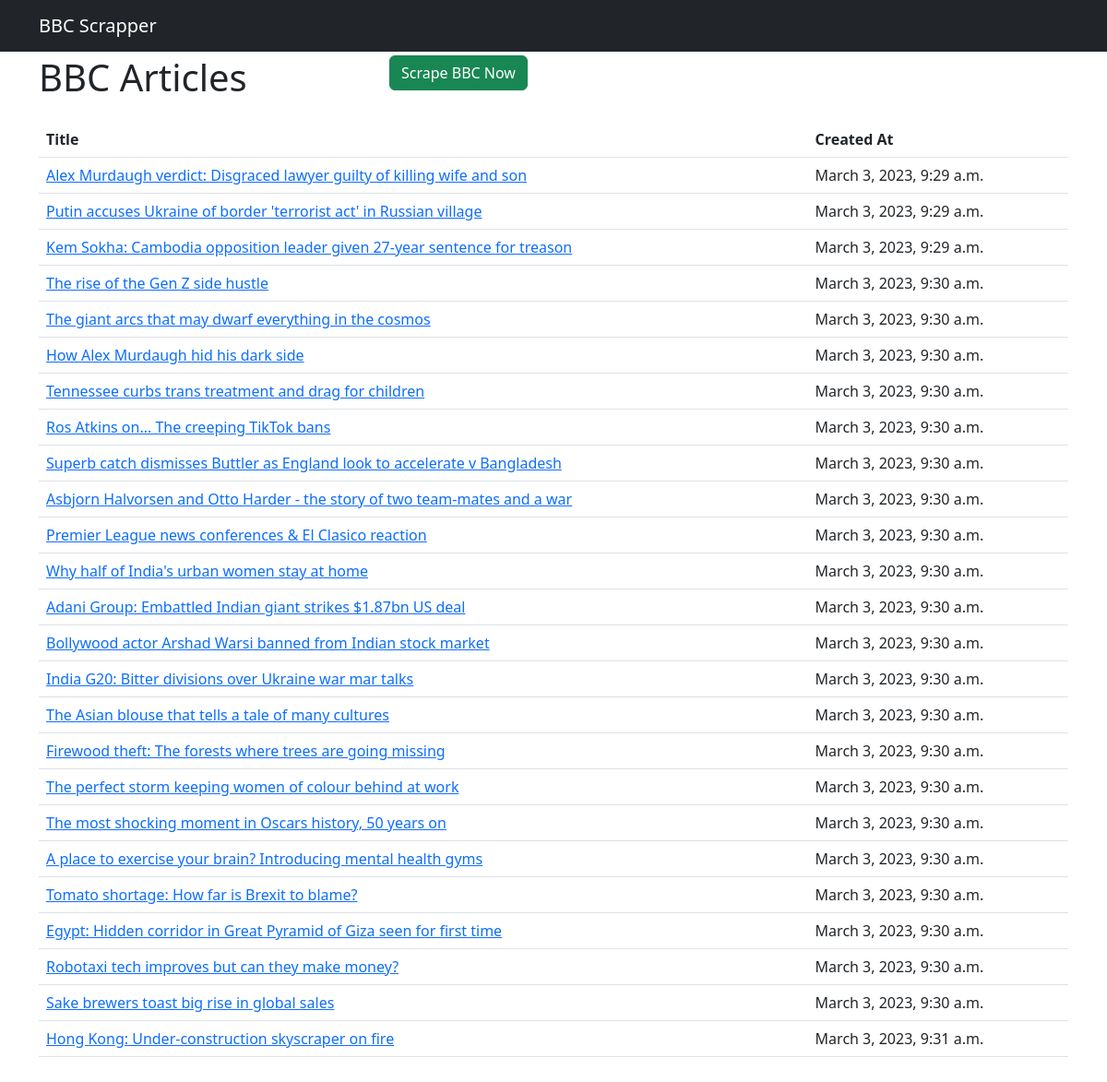
The page / on the database its author committed.
### bbc/models.py (models this page shows)
class Article(models.Model):
    url = models.URLField(unique=True)
    title = models.CharField(max_length=200)
    body = models.TextField()
    created_at = models.DateTimeField(auto_now_add=True)
    updated_at = models.DateTimeField(auto_now=True)

### bbc/views.py (the view)
# urls.py: re_path(r'^$', 				                    views.home, 		name = 'home'),
def home(request, template_name='bbc/home.html'):
    data = {}
    data['articles'] = Article.objects.all()
    return render(request, template_name, data)

### bbc/templates/bbc/home.html (shortened to what this page needs)
{% extends "bbc/layout.html" %}
{% block content %}
{% load static %}
<div class="container">
    <div class="row mt-1 mb-3">
        <div class="col-lg-4">
            <h1> BBC Articles</h1>
        </div>
        <div class="col-lg-8 text-start">
            <a class="btn btn-success" href="/scrape"> Scrape BBC Now</a>
        </div>
    </div>
    <table class="table">
        <tr>
            <th>Title</th>
            <th>Created At</th>
        </tr>
    {% for article in articles %}
        <tr>
            <td><a href='/article/{{article.id}}'>{{ article.title }}</a></td>
            <td>{{ article.created_at }}</td>
        </tr>
    {% endfor %}
    </table>
</div>
{% endblock %}

### bbc/templates/bbc/layout.html (shortened to what this page needs)
<html>
<head>
		{% include 'bbc/_static.html' %}
		{% load static %}
</head>
<body>
		{% include 'bbc/_header.html' %}
		<div class="body">
				{% block content %}{% endblock %}
		</div>
</body>
</html>

### bbc/templates/bbc/_static.html (shortened to what this page needs)
{% load static %}
<link rel="stylesheet" type="text/css" href="{% static 'bbc/css/bootstrap.min.css' %}"/>
<link rel="stylesheet" type="text/css" href="{% static 'bbc/css/custom.css' %}"/>
<link rel="stylesheet" href="https://cdn.jsdelivr.net/npm/bootstrap-icons@1.9.1/font/bootstrap-icons.css">

### bbc/templates/bbc/_header.html
<nav class="navbar navbar-expand-lg navbar-dark bg-dark">
    <div class="container">
      <a class="navbar-brand" href="/">BBC Scrapper</a>
     </div>
  </nav>

### bbc/static/bbc/css/custom.css (style rules this page uses)
html { position: relative; min-height: 100%; }
.body { padding-bottom: 50px; margin-bottom: 100px; }

### rows shown on the page
Article: title "Alex Murdaugh verdict: Disgraced lawyer guilty of killing wife and son", created_at "March 3, 2023, 9:29 a.m."
Article: title "Putin accuses Ukraine of border 'terrorist act' in Russian village", created_at "March 3, 2023, 9:29 a.m."
Article: title "Kem Sokha: Cambodia opposition leader given 27-year sentence for treason", created_at "March 3, 2023, 9:29 a.m."
Article: title "The rise of the Gen Z side hustle", created_at "March 3, 2023, 9:30 a.m."
Article: title "The giant arcs that may dwarf everything in the cosmos", created_at "March 3, 2023, 9:30 a.m."
Article: title "How Alex Murdaugh hid his dark side", created_at "March 3, 2023, 9:30 a.m."
Article: title "Tennessee curbs trans treatment and drag for children", created_at "March 3, 2023, 9:30 a.m."
Article: title "Ros Atkins on... The creeping TikTok bans", created_at "March 3, 2023, 9:30 a.m."
Article: title "Superb catch dismisses Buttler as England look to accelerate v Bangladesh", created_at "March 3, 2023, 9:30 a.m."
Article: title "Asbjorn Halvorsen and Otto Harder - the story of two team-mates and a war", created_at "March 3, 2023, 9:30 a.m."
Article: title "Premier League news conferences & El Clasico reaction", created_at "March 3, 2023, 9:30 a.m."
Article: title "Why half of India's urban women stay at home", created_at "March 3, 2023, 9:30 a.m."
Article: title "Adani Group: Embattled Indian giant strikes $1.87bn US deal", created_at "March 3, 2023, 9:30 a.m."
Article: title "Bollywood actor Arshad Warsi banned from Indian stock market", created_at "March 3, 2023, 9:30 a.m."
Article: title "India G20: Bitter divisions over Ukraine war mar talks", created_at "March 3, 2023, 9:30 a.m."
Article: title "The Asian blouse that tells a tale of many cultures", created_at "March 3, 2023, 9:30 a.m."
Article: title "Firewood theft: The forests where trees are going missing", created_at "March 3, 2023, 9:30 a.m."
Article: title "The perfect storm keeping women of colour behind at work", created_at "March 3, 2023, 9:30 a.m."
Article: title "The most shocking moment in Oscars history, 50 years on", created_at "March 3, 2023, 9:30 a.m."
Article: title "A place to exercise your brain? Introducing mental health gyms", created_at "March 3, 2023, 9:30 a.m."
Article: title "Tomato shortage: How far is Brexit to blame?", created_at "March 3, 2023, 9:30 a.m."
Article: title "Egypt: Hidden corridor in Great Pyramid of Giza seen for first time", created_at "March 3, 2023, 9:30 a.m."
Article: title "Robotaxi tech improves but can they make money?", created_at "March 3, 2023, 9:30 a.m."
Article: title "Sake brewers toast big rise in global sales", created_at "March 3, 2023, 9:30 a.m."
Article: title "Hong Kong: Under-construction skyscraper on fire", created_at "March 3, 2023, 9:31 a.m."
